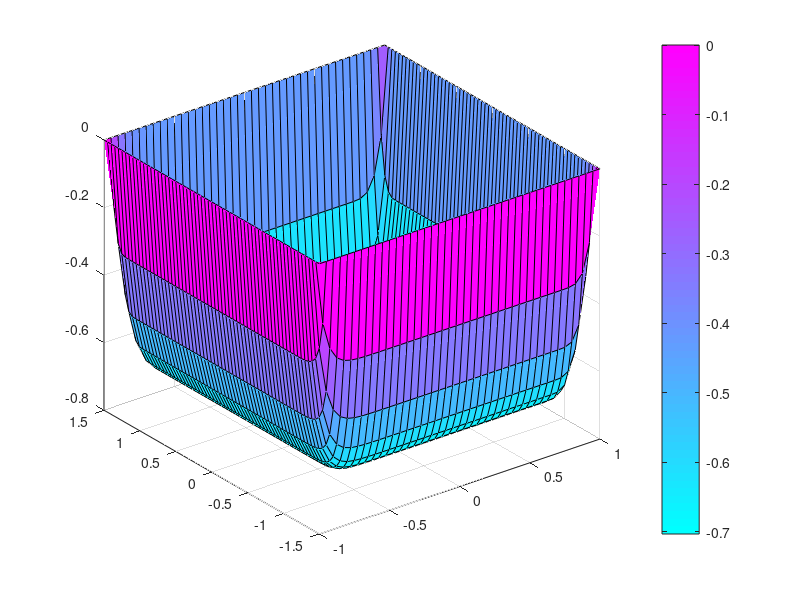

MATLAB code to generate this figure:
clc
clear all
close all
L=3
h=2
dx=0.05
U=zeros(61,41)
H=zeros(61,41)
mu=0.4
P=input('input pressure gradient=')
n=input('Number Of Iteration=')
for k=1:n
    for i=2:60
        for j=2:40
            U(i,j)=(U(i-1,j)+U(i+1,j)+U(i,j+1)+U(i,j-1)+dx^2)/4;
        end
    end
    a=U-H;
    b=max(a);
    c=max(b);
    if c<0.00001
       break 
    end
    H=U;
end
u=U.*L^2*(-P)/mu;
z=-1.5:0.05:1.5 ;
y=-1:0.05:1;
surf(y,z,u)
colormap cool
colorbar
disp('Number of iteration=')
disp(k)
